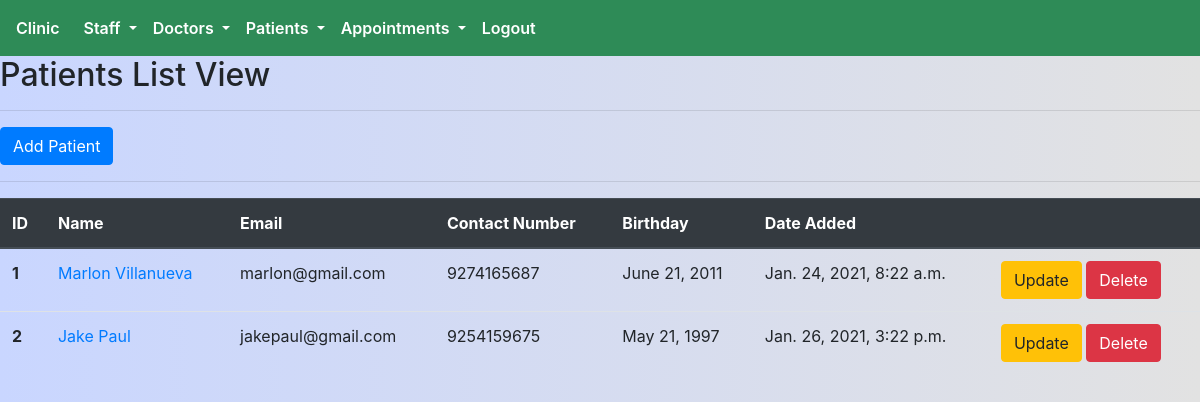
Before: /patient/list/ (signed in) with the older database file.
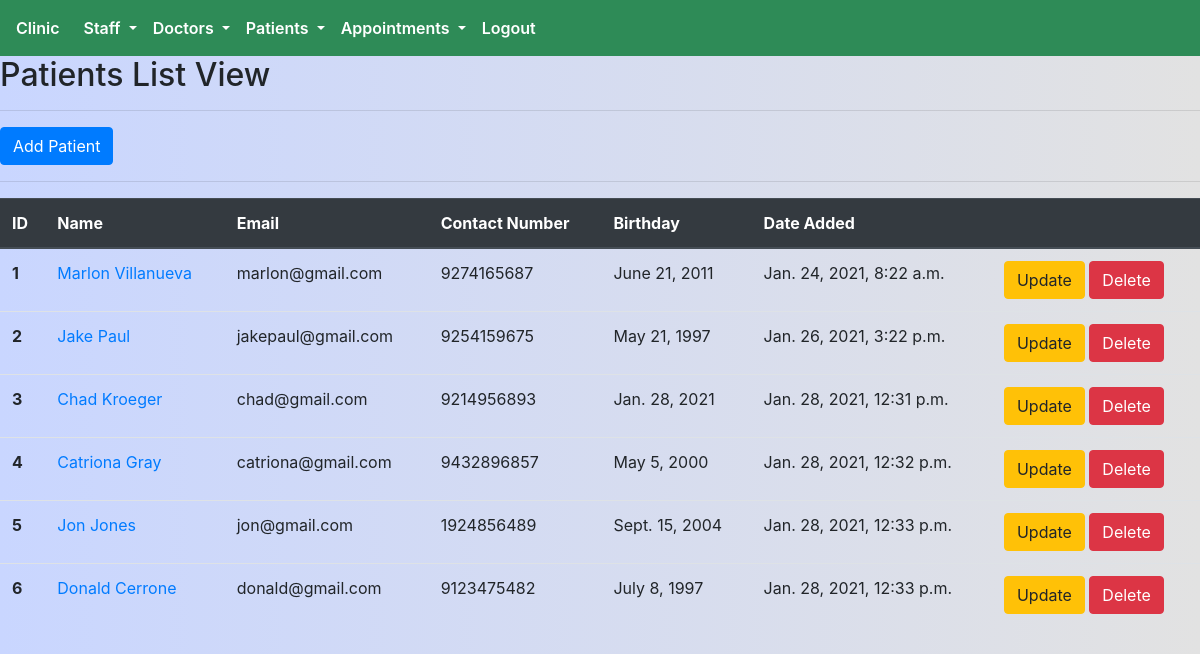
After: the same page with the newer database file.
### patient/models.py (models this page shows, shortened)
class Patient(models.Model):
    first_name = models.CharField(max_length=255)
    last_name = models.CharField(max_length=255)
    email = models.EmailField(unique=True)
    contact_number = models.IntegerField()
    birthday = models.DateField()
    created_on = models.DateTimeField(auto_now_add=True)
    profile_picture = models.ImageField(blank=True)

### patient/views.py (the view)
# urls.py: path('list/',login_required(views.PatientsListView.as_view()),name='list'),
class PatientsListView(generic.ListView):
    model = Patient
    context_object_name = 'patients'

### templates/patient/patient_list.html
{% extends 'core/base.html' %}
{% block head_block %}
{% load static %}
<link rel="stylesheet" href="{% static 'css/patient.css'%}">
{% load formcss %}
{% endblock head_block %}
{% block body_block %}
    <div>
        <h2>Patients List View</h2>
        <hr>
        {% if user.is_staff %}
        <a href="{% url 'patient:create'%}" class="btn btn-primary"> Add Patient </a>
        <hr>
        {% endif %}
    </div>
    <div class="patients-list-container">
        <table class="table">
            <thead class="thead-dark">
            <tr>
                <th scope="col">ID</th>
                <th scope="col">Name</th>
                <th scope="col">Email</th>
                <th scope="col">Contact Number</th>
                {% if user.is_staff %}
                <th scope="col">Birthday</th>
                <th scope="col">Date Added</th>
                <th scope="col"></th>
                {% endif %}
            </tr>
            </thead>
            <tbody>
            {% for patient in patients %}
            <tr>
                <th scope="row">{{ patient.id }}</th>
                <td><a href="{% url 'patient:detail' pk=patient.id%}">{{ patient.first_name | title }} {{ patient.last_name | title }}</a></td>
                <td>{{ patient.email }}</td>
                <td>{{ patient.contact_number }}</td>
                {% if user.is_staff %}
                <td>{{ patient.birthday }}</td>
                <td>{{ patient.created_on }}</td>
                <td>
                    <a href="{% url 'patient:update' pk=patient.id%}" class="btn btn-warning">Update</a>
                    <a href="{% url 'patient:delete' pk=patient.id%}" class="btn btn-danger">Delete</a>
                </td>
                {% endif %}
            </tr>
            {% endfor %}
            </tbody>
        </table>
    </div>
{% endblock body_block %}

Changed rows visible on the page:
added Patient: id "3", first_name "Chad", last_name "Kroeger", email "chad@gmail.com", contact_number "9214956893", birthday "Jan. 28, 2021", created_on "Jan. 28, 2021, 12:31 p.m."
added Patient: id "4", first_name "Catriona", last_name "Gray", email "catriona@gmail.com", contact_number "9432896857", birthday "May 5, 2000", created_on "Jan. 28, 2021, 12:32 p.m."
added Patient: id "5", first_name "Jon", last_name "Jones", email "jon@gmail.com", contact_number "1924856489", birthday "Sept. 15, 2004", created_on "Jan. 28, 2021, 12:33 p.m."
added Patient: id "6", first_name "Donald", last_name "Cerrone", email "donald@gmail.com", contact_number "9123475482", birthday "July 8, 1997", created_on "Jan. 28, 2021, 12:33 p.m."
